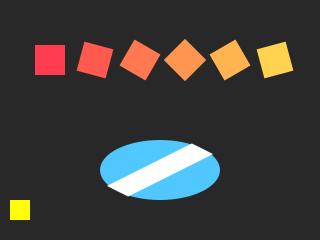
Frame 1 (no input)
Frame 60 (the mouse pressed at the canvas centre just before this capture): identical to frame 1, image omitted
Frame 120 (the mouse held since frame 60 and released just before this capture): identical to frame 1, image omitted

The Processing sketch that drew this single still picture (run headless with seeded random() and noise(); from frame 60 on, the mouse is pressed at the canvas centre):

// Processing sketch: transform_stack
// ── transform_stack.pde
// translate / rotate / scale with nested pushMatrix / popMatrix and push / pop.
void setup() {
  size(320, 240);
  noStroke();
}

void draw() {
  background(40);
  for (int i = 0; i < 6; i++) {
    pushMatrix();
    translate(50 + i * 45, 60);
    rotate(i * PI / 12);
    fill(255, 60 + i * 30, 80);
    rect(-15, -15, 30, 30);
    popMatrix();
  }
  push();
  translate(160, 170);
  scale(1.5, 0.75);
  fill(80, 200, 255);
  ellipse(0, 0, 80, 80);
  pushMatrix();
  rotate(QUARTER_PI);
  fill(255);
  rect(-10, -40, 20, 80);
  popMatrix();
  pop();
  fill(255, 255, 0);
  rect(10, 200, 20, 20);
}
